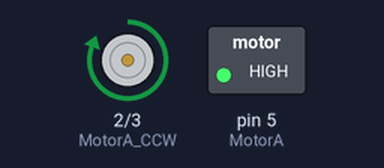
Bench run of a sketch on a simulated Arduino Uno, built with avr-gcc and run on an emulated ATmega328P. Parts: motor-driver pin pairs drawn as motors (green arrow = first pin HIGH = forward, orange = second pin HIGH = backward, longer = more drive), switched loads named in the sketch (green lamp = pin HIGH).

Above: at 1.0 s.
At 3.0 s:
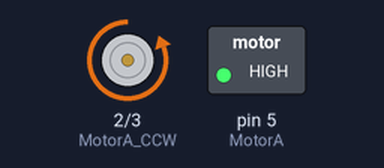
Timing chart, 0 to 4.6 s (numbered marks = the images above):
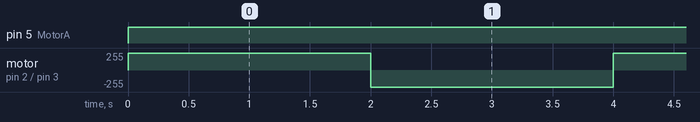

The sketch:

178_TB6612_Motor.ino
```cpp
//A full description of this module (and many others) can be downloaded at: https://eve_arduino

int MotorA=5;
int MotorA_CCW=2;
int MotorA_CW=3;

int Motorspeed=255;

void setup()
{
 pinMode(MotorA,OUTPUT);
 pinMode(MotorA_CW,OUTPUT);
 pinMode(MotorA_CCW,OUTPUT);
}

void loop()
{
  digitalWrite(MotorA_CW,LOW);
  digitalWrite(MotorA_CCW,HIGH);
  analogWrite(MotorA, Motorspeed);
  delay(2000);
  digitalWrite(MotorA_CW,HIGH);
  digitalWrite(MotorA_CCW,LOW);
  analogWrite(MotorA, Motorspeed);
  delay(2000);
}
```

Measured:
- by itself, pin 5 (MotorA): LOW → HIGH at 0.00 s
- by itself, motor on pin 2 (MotorA_CCW) / pin 3 (MotorA_CW): alternates forward 255/255 for 2.0 s and backward 255/255 for 2.0 s
